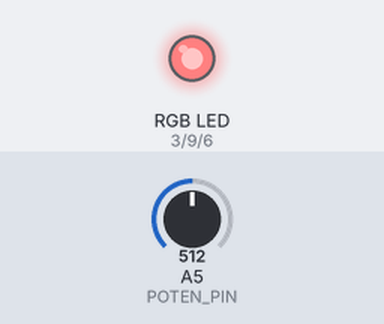
The sketch below on a simulated Arduino Uno, built with avr-gcc and run on an emulated ATmega328P. Parts: an RGB LED mixed from three pins (HIGH = lit). The test bench sets the inputs (shaded band); at power-on: A5 (POTEN_PIN) = 512.

Above: at 1.2 s.
1.3 s: A5 (POTEN_PIN) set to 306
At 2.2 s:
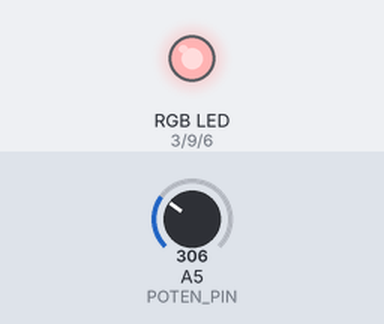
2.8 s: A5 (POTEN_PIN) set to 122
At 3.3 s:
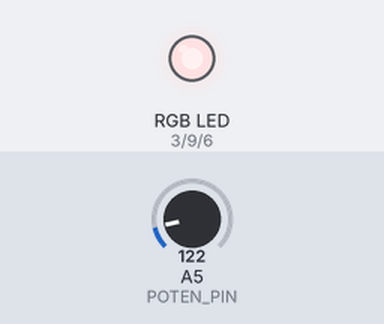
4.3 s: A5 (POTEN_PIN) set to 900
At 5.5 s:
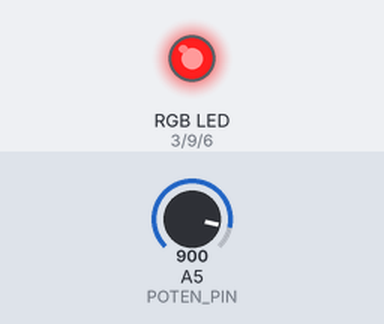
5.8 s: A5 (POTEN_PIN) set to 1023
At 6.8 s:
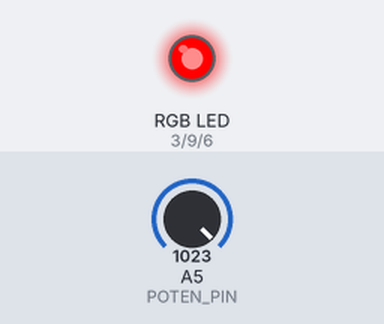
7.3 s: A5 (POTEN_PIN) set to 511
At 7.9 s:
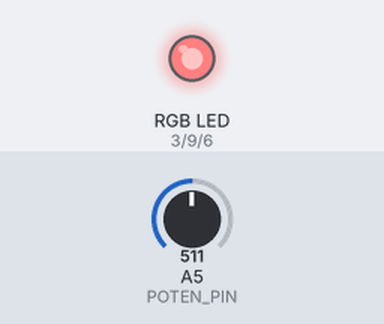
Timing chart, 0 to 9.8 s (numbered marks = the images above; inputs shaded):
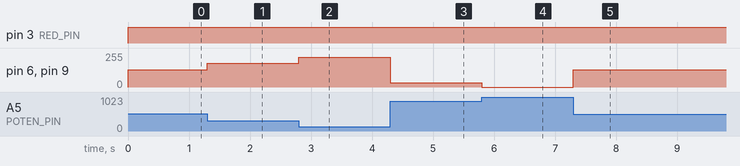

Measured:
- after the input at 1.3 s, pin 6 (BLUE_PIN), pin 9 (GREEN_PIN): 128/255 → 179/255 at once
- after the input at 2.8 s, pin 6 (BLUE_PIN), pin 9 (GREEN_PIN): 179/255 → 225/255 at once
- after the input at 4.3 s, pin 6 (BLUE_PIN), pin 9 (GREEN_PIN): 225/255 → 31/255 at once
- after the input at 5.8 s, pin 6 (BLUE_PIN), pin 9 (GREEN_PIN): 31/255 → 0/255 at once
- after the input at 7.3 s, pin 6 (BLUE_PIN), pin 9 (GREEN_PIN): 0/255 → 128/255 at once

The sketch:

sketch_aug20a.ino
```cpp
int RED_PIN = 3;
int BLUE_PIN = 6;
int GREEN_PIN = 9;
int POTEN_PIN = A5;

void setup() {
  pinMode(RED_PIN, OUTPUT);
  pinMode(BLUE_PIN, OUTPUT);
  pinMode(GREEN_PIN, OUTPUT);
}

void loop() {
  RGB_set(0, 255, 255);
}

void RGB_set (int R, int G, int B) {
  int poten = analogRead(POTEN_PIN);
  analogWrite(RED_PIN, 255 - map(poten, 0, 1023, 0, R));
  analogWrite(GREEN_PIN, 255 - map(poten, 0, 1023, 0, G));
  analogWrite(BLUE_PIN, 255 - map(poten, 0, 1023, 0, B));
}
```
